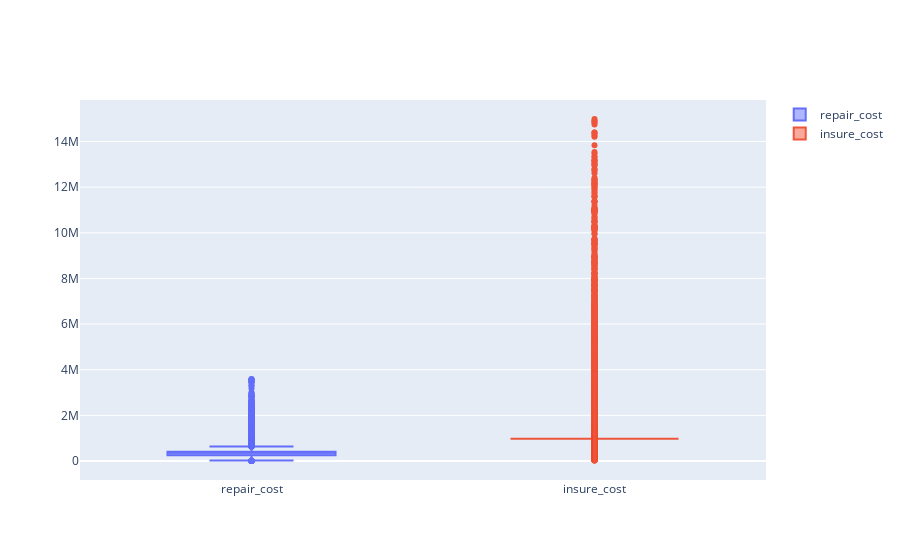

Notebook source saved alongside this figure:
### Code cell
# fraud_all 포함되지 않은 아웃라이어 제거 차수리비용과 보험비용의 아웃라이어
import plotly.graph_objects as go

fig = go.Figure()
fig.add_trace(go.Box(y=socar_all['s14'], name="s14"))
fig.add_trace(go.Box(y=socar_all['s15'], name="s15"))


fig.show()

### Figure 1 — Plotly figure (JSON) as saved in the notebook; plotly's stock layout.template omitted (floating-point values rounded to 4 significant figures; data arrays with more than 128 entries replaced by an {"elided": "..."} marker saying what was removed)
{"data": [{"name": "repair_cost", "type": "box", "y": {"elided": "13594 float values"}}, {"name": "insure_cost", "type": "box", "y": {"elided": "13594 int values"}}], "layout": {}}
